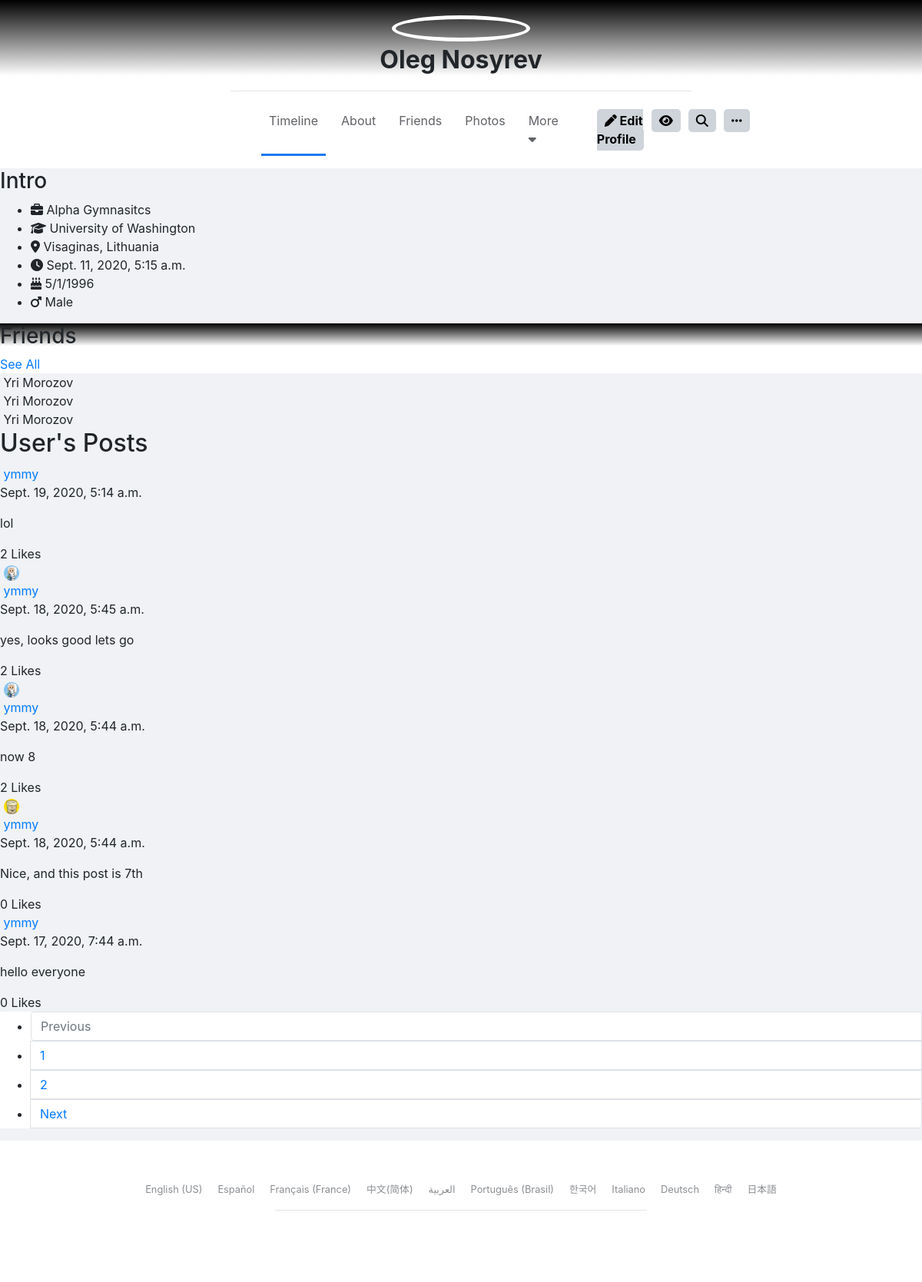
The app's page /profile/1 with its own data.
### facebook/models.py (models this page shows)
class User(AbstractUser):
    Birthdate_Day = models.PositiveSmallIntegerField(default=1,blank=False, null=False)
    Birthdate_Month = models.PositiveSmallIntegerField(default=1,blank=False, null=False)
    Birthdate_Year = models.PositiveSmallIntegerField(default=1,blank=False, null=False)
    Gender = models.TextField(blank=False)
    avatar = models.TextField(default="../../static/facebook/img/avatars/default.jpg")
    cover = models.TextField(default="../../static/facebook/img/avatars/green-facebook-cover-9.jpg")
    work = models.TextField(blank=True)
    school = models.TextField(blank=True)
    from_location = models.TextField(blank=True)
    requesting = models.ManyToManyField("User", related_name="requesting_id")
    friends = models.ManyToManyField("User", related_name="friends_id")
    pass

class Post(models.Model):
    username = models.ForeignKey("User", on_delete=models.CASCADE, related_name="user")
    like_count = models.PositiveSmallIntegerField(default=0, blank=True, null=True)
    liked_user_count = models.ManyToManyField("Post", related_name="liked_id")
    body = models.TextField(blank=True)
    timestamp = models.DateTimeField(auto_now_add=True)

### facebook/views.py (the view)
# urls.py: path("profile/<int:profile_id>", views.profile, name="profile"),
def profile(request,profile_id):
    profile = User.objects.get(
            id=profile_id
            )
    users = User.objects.all()
    liked = Post.objects.filter(
            liked_user_count=request.user.id
        ).all().values()
    liked_posts = []
    for i in range(len(liked)):
        liked_posts.append(liked[i]["id"])
    posts = Post.objects.all().filter(
            username_id=profile_id
        ).order_by("-timestamp").all()
    paginator = Paginator(posts, 5)
    page_number = request.GET.get('page')
    page_obj = paginator.get_page(page_number)
    return  render(request, "facebook/profile.html", {'profile': profile,'posts': posts, "users": users,'page_obj': page_obj, 'liked_posts': liked_posts})

### facebook/templates/facebook/profile.html (shortened to what this page needs)
{% extends "facebook/layout.html" %}
{% block body %}
<section id="profile">
    <div class="top">
        <div class="cover">
            <div class="avatar">
            </div>
        </div>
        <div class="name">
            <span>{{ profile.first_name }} {{ profile.last_name }}</span>
        </div>
        <hr>
        <div class="middle-nav">
            <div class="right-side">
                <ul>
                    <li>
                        <a href="#">
                            Timeline
                        </a>
                    </li>
                    <li>
                        <a href="#">
                            About
                        </a>
                    </li>
                    <li>
                        <a href="#">
                            Friends
                        </a>
                    </li>
                    <li>
                        <a href="#">
                            Photos
                        </a>
                    </li>
                    <li>
                        <a href="#">
                            More <i class="fas fa-caret-down"></i>
                        </a>
                    </li>
                </ul>
            </div>
            <div class="left-side">
                <ul>
                    <li>
                        <a href="#" class="button">
                            <i class="fas fa-pen"></i> Edit Profile
                        </a>
                    </li>
                    <li>
                        <a href="#" class="button">
                            <i class="fas fa-eye"></i>
                        </a>
                    </li>
                    <li>
                        <a href="#" class="button">
                            <i class="fas fa-search"></i>
                        </a>
                    </li>
                    <li>
                        <a href="#" class="button">
                            <i class="fas fa-ellipsis-h"></i>
                        </a>
                    </li>
                </ul>
            </div>
        </div>
    </div>
    <div class="bottom">
        <div class="info-container">
            <div class="intro">
                <h3>Intro</h3>
                <ul>
                    <li>
                        <i class="fas fa-briefcase"></i> {{ profile.work }}
                    </li>
                    <li>
                        <i class="fas fa-graduation-cap"></i> {{ profile.school }}
                    </li>
                    <li>
                        <i class="fas fa-map-marker-alt"></i> {{ profile.from_location }}
                    </li>
                    <li>
                        <i class="fas fa-clock"></i> {{ profile.date_joined }}
                    </li>
                    <li>
                        <i class="fas fa-birthday-cake"></i> {{ profile.Birthdate_Day }}/{{ profile.Birthdate_Month }}/{{ profile.Birthdate_Year }}
                    </li>
                    {% if profile.gender == Male %}
                    <li>
                        <i class="fas fa-mars"></i> {{ profile.Gender }}
                    </li>
                    {% elif profile.gender == Male %}
                    <li>
                        <i class="fas fa-venus"></i> {{ profile.Gender }}
                    </li>
                    {% else %}
                        <li>
                            <i class="fas fa-venus-mars"></i> {{ profile.Gender }}
                        </li>
                    {% endif %}
                </ul>
            </div>
            <div class="friends">
                <div class="top">
                    <div class="number">
                        <h3>Friends</h3>
                    </div>
                    <a href="#">See All</a>
                </div>
                <div class="profiles">
                    <div class="friend-card">
                        <span>Yri Morozov</span>
                    </div>
                    <div class="friend-card">
                        <span>Yri Morozov</span>
                    </div>
                    <div class="friend-card">
                        <span>Yri Morozov</span>
                    </div>
                </div>
            </div>
        </div>
        <div class="posts_container">
            <div class="posts">
                <h2>User's Posts</h2>
                {% for post in page_obj %}
                <div class="post">
                    <div class="top-info">
                        <div class="poster-info">
                            {% for profile in users %}
                                {% if post.username_id == profile.id  %}
                                    <a href="/profile/{{ profile.id }}">
                                    </a>
                                {% endif %}
                            {% endfor %}
                            <a class="profile_link" href="/profile/{{ post.username_id }}"> {{ post.username }} </a>
                        </div>
                        <div class="poster-timestamp">
                            <p>{{ post.timestamp }}</p>
                        </div>
                    </div>
                    <div class="middle-info">
                        <p class="post_body" style="display: block;">{{ post.body }}</p>
                    </div>
                    <div class="bottom-info">
                        <div class="like-info">
                            <span id="like_for_{{ post.id }}">{{ post.liked_user_count.all.count }}</span>
                            {% if user.is_authenticated %}
                                {% if post.id in liked_posts %}
                                    <button class="unlike_button" data-page = "{{ post.id }}"><i class="fas fa-heart"></i></button>
                                {% else %}
                                    <button class="like_button" data-page = "{{ post.id }}"><i class="far fa-heart"></i></button>
                                {% endif %}
                            {% else %}
                            <span>Likes</span>
                            {% endif %}
                        </div>
                        <div id="like_avatars_{{ post.id }}">
                            {% for liked in post.liked_user_count.all %}
                                {% for profile in users %}
                                    {% if liked.id == profile.id  %}
                                        <a href="/profile/{{ profile.id }}">
                                            <img width="20px" src="../../static/facebook/img/avatars/{{ profile.avatar }}" alt="">
                                        </a>
                                    {% endif %}
                                {% endfor %}
                            {% endfor %}
                        </div>
                    </div>
                </div>
                {% endfor %}
                <nav aria-label="Page navigation example">
                    <ul class="paginator">
                        {% if page_obj.has_previous %}
                        <li class="page-item">
                            <a class="page-link " href="?page={{ page_obj.previous_page_number }}" tabindex="-1" aria-disabled="true">Previous</a>
                        </li>
                        {% else %}
                        <li class="page-item disabled">
                            <a class="page-link" href="#" tabindex="-1" aria-disabled="true">Previous</a>
                        </li>
                        {% endif %}
                        {% for page in page_obj.paginator.page_range %}
                        {% if page == page_obj.number %}
                        <li class="page-item"><a class="page-link active-link" href="?page={{ page }}">{{ page }}</a></li>
                        {% else %}
                            <li class="page-item"><a class="page-link" href="?page={{ page }}">{{ page }}</a></li>
                        {% endif %}
                        {% endfor %}
                        {% if page_obj.has_next %}
                        <li class="page-item">
                            <a class="page-link" href="?page={{ page_obj.next_page_number }}" tabindex="-1" aria-disabled="true">Next</a>
                        </li>
                        {% else %}
                        <li class="page-item disabled">
                            <a class="page-link" href="#" tabindex="-1" aria-disabled="true">Next</a>
                        </li>
                        {% endif %}
                    </ul>
                </nav>
            </div>
        </div>
    </div>
</section>
{% endblock %}

### facebook/static/facebook/styles.css (style rules this page uses)
body { background: #F0F2F5; position: relative; padding-bottom: 23vh; }
body nav { background: #FFFFFF; }
body #profile .button { background: #CED4DA; padding: 5px 10px; border-radius: 5px; font-weight: bold; cursor: pointer; }
body #profile .top { background: white; background: -webkit-gradient(linear, left bottom, left top, color-stop(55%, white), to(black)); background: linear-gradient(0deg, white 55%, black 100%); }
body #profile .top .cover { width: 950px; margin: auto; position: relative; }
body #profile .top .cover .avatar { width: 180px; position: absolute; right: calc(50% - 90px); bottom: -30px; border: 5px solid white; border-radius: 50%; z-index: 100; }
body #profile .top .name { margin: 30px auto 0; display: block; width: -webkit-fit-content; width: -moz-fit-content; width: fit-content; }
body #profile .top .name span { font-size: 2em; font-weight: bold; }
body #profile .top hr { width: 50%; }
body #profile .top .middle-nav { width: 50%; display: -webkit-box; display: -ms-flexbox; display: flex; -webkit-box-pack: justify; -ms-flex-pack: justify; justify-content: space-between; -webkit-box-align: center; -ms-flex-align: center; align-items: center; margin: auto; }
body #profile .top .middle-nav .right-side ul, body #profile .top .middle-nav .left-side ul { display: -webkit-box; display: -ms-flexbox; display: flex; }
body #profile .top .middle-nav .right-side ul li, body #profile .top .middle-nav .left-side ul li { list-style: none; margin-right: 10px; }
body #profile .top .middle-nav .right-side ul li:last-child, body #profile .top .middle-nav .left-side ul li:last-child { margin-right: 0px; }
body #profile .top .middle-nav .right-side ul li { padding: 10px; border-radius: 10px; }
body #profile .top .middle-nav .right-side ul li:first-child { border-bottom-right-radius: 0px; border-bottom-left-radius: 0px; border-bottom: 3px #1877F2 solid; }
body #profile .top .middle-nav .right-side ul li a { color: #606266; }
body #profile .top .middle-nav .left-side { font-size: 1em; }
body #profile .top .middle-nav .left-side li a { color: #000; }

### records on screen
User: first_name "Oleg", last_name "Nosyrev", work "Alpha Gymnasitcs", school "University of Washington", from_location "Visaginas, Lithuania", date_joined "Sept. 11, 2020, 5:15 a.m.", Birthdate_Day "5", Birthdate_Month "1", Birthdate_Year "1996", Gender "Male"
Post: username "ymmy", timestamp "Sept. 19, 2020, 5:14 a.m.", body "lol", liked_user_count.all.count "2"
Post: username "ymmy", timestamp "Sept. 17, 2020, 7:44 a.m.", body "hello everyone", liked_user_count.all.count "0"
User: avatar (picture)
Post: username "ymmy", timestamp "Sept. 18, 2020, 5:45 a.m.", body "yes, looks good lets go", liked_user_count.all.count "2"
Post: username "ymmy", timestamp "Sept. 18, 2020, 5:44 a.m.", body "now 8", liked_user_count.all.count "2"
User: avatar (picture)
Post: username "ymmy", timestamp "Sept. 18, 2020, 5:44 a.m.", body "Nice, and this post is 7th", liked_user_count.all.count "0"

### other values on screen
{{ page }} "1"
{{ page }} "2"
